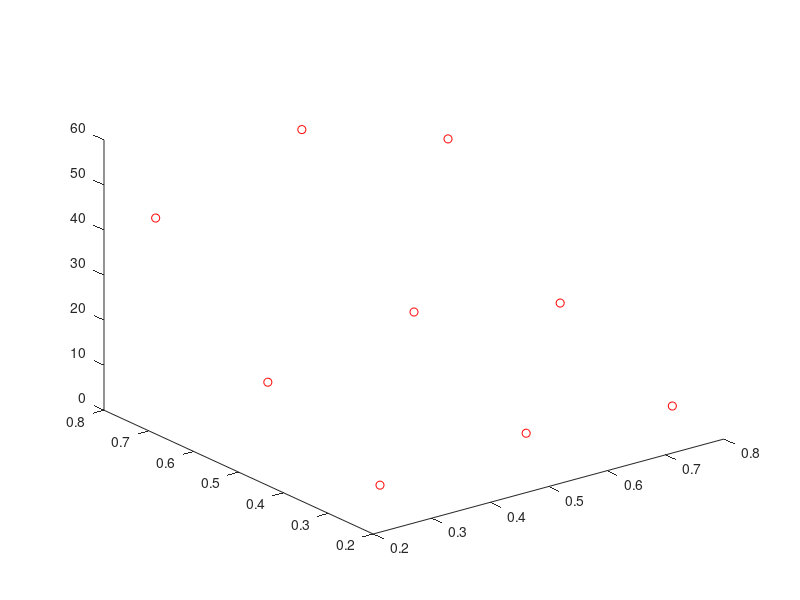

Source code (MATLAB): (Note: this script raises an error after producing the figure.)
% ------------------------------------------------------------------------------
% Autores: Sofia Salguero, Jose Matheu y Andy Bonilla
% Programa: proyecto 1, Teoria electromagnética
% Creado: 5 de mayo de 2022
% Descripcion: Algoritmo para evaluar distintos casos de la solución final 
% de la función de potencial dentro de una región rectangular de largo infinito
% -------------------------------------------------------------------------------

% Valores constantes
a = 1;
Vo = 100;
c = (4*Vo)/pi;

% Vectores para coordenadas a evaluar
x = [0.25 0.25 0.25 0.5 0.5 0.5 0.75 0.75 0.75];
y = [0.25 0.5 0.75 0.25 0.5 0.75 0.25 0.5 0.75];
l = length(x);

% Vectores donde se almacenarán los escenarios
v_sal_1 = zeros(1,1);
v_sal_2 = zeros(1,1);
v_sal_3 = zeros(1,1);
v_sal_4 = zeros(1,1);
v_sal_5 = zeros(1,1);

% Variable para almacenar resultados de las evaluaciones
V = 0.0;

% Ciclo for para la variable B (su rango es de 1 a 5, cada uno es un
% escenario distinto) 
for b = 1:5
    
    % Ciclo for para las coordenadas a evaluar
    for m = 1:l
        x_in = x(m);
        y_in = y(m);
        
        % Ciclo for para la sumatoria, con la cantidad de términos que se
        % utilizarán
        for k = 1:5
            n = 2*k-1;
            a1 = sin((n*pi*x_in)/b);
            a2 = sinh((n*pi*y_in)/b);
            a3 = n*sinh((n*pi*a)/b);
            V = V + (c*a1*a2)/a3;
        end
        
        % Switch case para almacenar los resultados en el escenario
        % correcto
        switch b
            case 1 % Primer escenarios
                v_sal_1(m) = V;
                V = 0;
                fprintf(' Escenario 1(%1.0f) =  %11.8f \n',m, v_sal_1(m));
                
            case 2 % Segundo escenario
                v_sal_2(m) = V;
                V = 0;
                fprintf(' Escenario 2(%1.0f) =  %11.8f \n',m, v_sal_2(m));
                
            case 3 % Tercer escenario
                v_sal_3(m) = V;
                V = 0;
                fprintf(' Escenario 3(%1.0f) =  %11.8f \n',m, v_sal_3(m));
                
            case 4 % Cuarto escenario
                v_sal_4(m) = V;
                V = 0;
                fprintf(' Escenario 4(%1.0f) =  %11.8f \n',m, v_sal_4(m));
                
            case 5 % Quinto escenario
                v_sal_5(m) = V;
                V = 0;
                fprintf(' Escenario 5(%1.0f) =  %11.8f \n',m, v_sal_5(m)); 
        end
    end
end

%% Gráficas

% Escenario 1
figure(1);
plot3(x,y,v_sal_1,'o','Color','r');
labels_1 = string(round(v_sal_1,2));
ax = gca;
ax.XLim = [0 1];
ax.YLim = [0 1];
text(x,y,labels_1,'VerticalAlignment','cap','HorizontalAlignment','center');
title("Escenario # 1");
grid on
view(0,90) 

% Escenario 2
figure(2);
plot3(x,y,v_sal_2,'o','Color','#77AC30');
labels_2 = string(round(v_sal_2,2));
ax = gca;
ax.XLim = [0 1];
ax.YLim = [0 1];
text(x,y,labels_2,'VerticalAlignment','cap','HorizontalAlignment','center');
title("Escenario # 2");
grid on
view(0,90) 

% Escenario 3
figure(3);
plot3(x,y,v_sal_3,'o','Color','b');
labels_3 = string(round(v_sal_3,2));
ax = gca;
ax.XLim = [0 1];
ax.YLim = [0 1];
text(x,y,labels_3,'VerticalAlignment','cap','HorizontalAlignment','center');
title("Escenario # 3");
grid on
view(0,90) 

% Escenario 4
figure(4);
plot3(x,y,v_sal_4,'o','Color','m');
labels_4 = string(round(v_sal_4,2));
ax = gca;
ax.XLim = [0 1];
ax.YLim = [0 1];
text(x,y,labels_4,'VerticalAlignment','cap','HorizontalAlignment','center');
title("Escenario # 4");
grid on
view(0,90)

% Escenario 5
figure(5);
plot3(x,y,v_sal_5,'o','Color','#EDB120');
labels_5 = string(round(v_sal_5,2));
ax = gca;
ax.XLim = [0 1];
ax.YLim = [0 1];
text(x,y,labels_5,'VerticalAlignment','cap','HorizontalAlignment','center');
title("Escenario # 5");
grid on
view(0,90) 

%This program c a l c u l a t e s the s o l u t i o n t o Laplace ' s e qu a ti on , which i s
%d e fi n e d a s the di v e r g e n c e o f the g r a di e n t o f a c e r t i a n p o t e n t i a l ( o r
%s t e a d y s t a t e he a t fl ow ) . The program c a l c u l a t e s the s o l u t i o n s t o Laplace ' s
%e q u a ti o n u si n g the r e l a x a t i o n method , and d oe s s o f o r a s q u a r e g ri d t h a t
%has a 100 u ni t p r i n c i p a l l e n g t h .
clear all ; close all ; clc
x = 0 : 1 : 75 ; %d e f i n e s the p h y s i c a l sp ace f o r the model
y = 0 : 1 : 75 ; %( c r e a t e s the g ri d t o pl o t s o l u t i o n v al u e s on )
V ( 76 , 76 ) = 0 ; % Se t a l l p oi n t s t o z e r o .
for i=1:76
V ( i , 1 ) = 0; % Se t one boundary t o a c e r t a i n f u n c ti o n ( i n V ol t s ) .
end
for i=1:76
V ( 1 , i ) = 0 ; % Se t one boundary t o a c e r t a i n f u n c ti o n ( i n V ol t s ) .
end
for i=1:76
V ( i , 76 ) = 0 ; % Se t one boundary t o a c e r t a i n f u n c ti o n ( i n V ol t s ) .
end
for i=1:76
V ( 76 , i ) = 100 ; % Se t one boundary t o t o a c e r t a i n f u n c ti o n ( i n V ol t s ) .
end
n=1000; %s e t s the number o f i t e r a t i o n s , need s t o be q ui t e hi gh t o g e t a
%good r e p r e s e n t a t i o n o f the s o l u t i o n
for i=1:n ; %f o r l o o p u si n g the r e l a x a t i o n method t o c a l c u l a t e the p o t e n t i a l
for ix = 2 : 75 ; % a l l i n t e r n a l p oi n t s
for iy = 2 : 75 ; % (N − 2 t o t a l i n t e r n a l p oi n t s f o r each dimen si on )
V( iy , ix ) = ( V ( iy-1,ix ) + V ( iy+1,ix ) + V ( iy , ix -1) + V ( iy , ix+1) ) / 4;
end
end
end
V ; % P ri n t out v al u e s f o r the e l e c t r i c p o t e n t i a l (uncomment i f you r e a l l y
% want t o s e e t hi s , but i t ' s 1000 numbers )
[ X , Y ] = meshgrid ( x , y ) ; % p l o t s a mesh o f the s o l u t i o n
subplot( 2 , 2 , 1 ) ; surf ( X , Y , V ) %p l o t s a s u r f a c e pl o t o f the s o l u t i o n
xlabel( ' x ' ) ; ylabel( ' y ' ) ; zlabel ( ' Potential in Volts ' ) ;
subplot( 2 , 2 , 2 ) ; contour ( X , Y , V )%shows a ( shaded ) c on t ou r pl o t o f the s o l u t i o n
[ potential ] = contour( V ) ;
xlabel ( ' x ' ) ;ylabel ( ' y ' ) ; clabel( potential ) ;
subplot( 2 , 2 , 3 ) ; contour3 ( X , Y , V ) %shows a c on t ou r pl o t with c ol o r e d l i n e s
xlabel( ' x ' ) ; ylabel( ' y ' ) ; zlabel( ' Potential in Volts ' ) ;
subplot( 2 , 2 , 4 ) ; meshc ( X , Y , V ) %shows a mesh pl o t o f the s o l u t i o n
xlabel( ' x ' ) ; ylabel( ' y ' ) ; zlabel ( ' Potential in Volts ' ) ;
